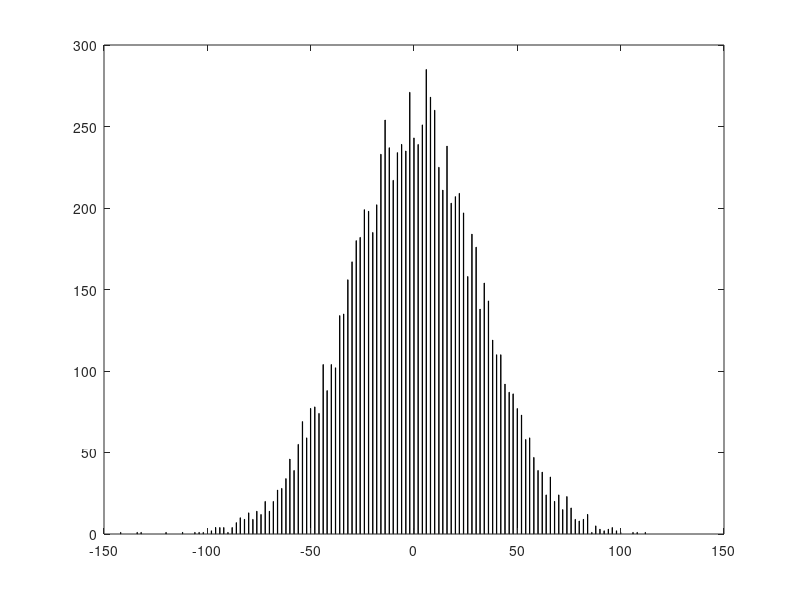

Here is the MATLAB script that generated this plot:
clear

N=1000; %pisos
p=0.5; % prob izq

M=10000; %pelotitas

caida=[];

for k=1:M
    pos=0;
    for j=1:N
       if rand < p
           pos=pos-1;
       else
           pos=pos+1;
       end
    end
    caida=[caida pos];
end

hist(caida,2*N+1)



    
    
 